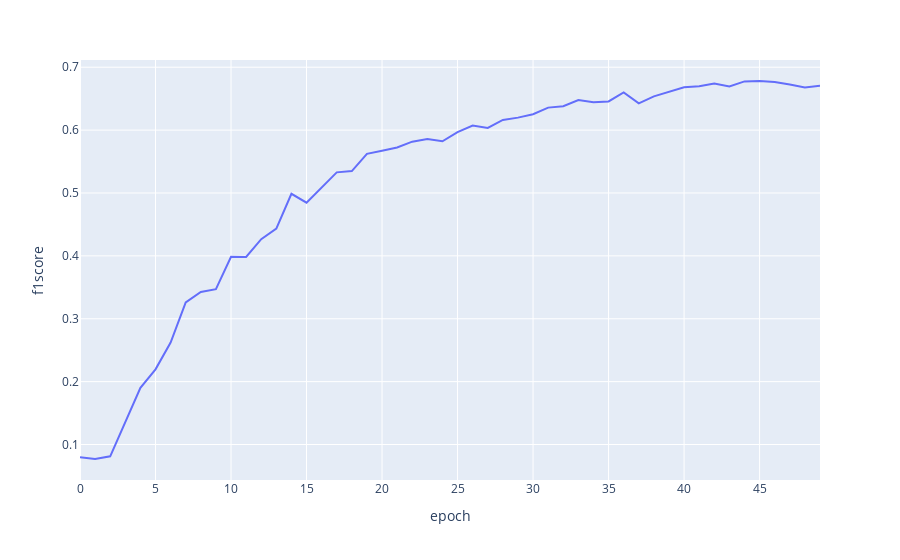

Notebook code cell kept with this figure:
### Code cell
import pandas as pd

df_metrics = pd.DataFrame({'f1score': f1scores, 'f1score-micro': f1scores_micro,'val_losses': val_losses, 'val_accuracies': accuracies})
df_metrics["epoch"] = range(0, len(df_metrics))

fig = px.line(df_metrics, x="epoch", y="f1score")
fig.show()

### Figure 1 — Plotly figure (JSON) as saved in the notebook; plotly's stock layout.template omitted (floating-point values rounded to 4 significant figures)
{"data": [{"hovertemplate": "epoch=%{x}<br>f1score=%{y}<extra></extra>", "legendgroup": "", "line": {"color": "#636efa", "dash": "solid"}, "marker": {"symbol": "circle"}, "mode": "lines", "name": "", "orientation": "v", "showlegend": false, "type": "scatter", "x": [0, 1, 2, 3, 4, 5, 6, 7, 8, 9, 10, 11, 12, 13, 14, 15, 16, 17, 18, 19, 20, 21, 22, 23, 24, 25, 26, 27, 28, 29, 30, 31, 32, 33, 34, 35, 36, 37, 38, 39, 40, 41, 42, 43, 44, 45, 46, 47, 48, 49], "xaxis": "x", "y": [0.07977, 0.07695, 0.08125, 0.1353, 0.1902, 0.2195, 0.2622, 0.3258, 0.3427, 0.347, 0.3987, 0.3982, 0.4265, 0.4434, 0.4987, 0.4846, 0.5093, 0.5328, 0.5348, 0.5624, 0.5672, 0.5723, 0.5816, 0.5858, 0.5822, 0.5969, 0.6073, 0.6034, 0.6161, 0.6199, 0.6252, 0.6358, 0.638, 0.6478, 0.6442, 0.6457, 0.6599, 0.6427, 0.6536, 0.6607, 0.668, 0.6699, 0.6741, 0.6695, 0.6775, 0.6781, 0.6767, 0.6724, 0.6679, 0.6704], "yaxis": "y"}], "layout": {"legend": {"tracegroupgap": 0}, "margin": {"t": 60}, "xaxis": {"anchor": "y", "domain": [0, 1], "title": {"text": "epoch"}}, "yaxis": {"anchor": "x", "domain": [0, 1], "title": {"text": "f1score"}}}}
